Frame 1 (no input): blank canvas, image omitted
Frame 60 (the mouse pressed at the canvas centre just before this capture): blank canvas, image omitted
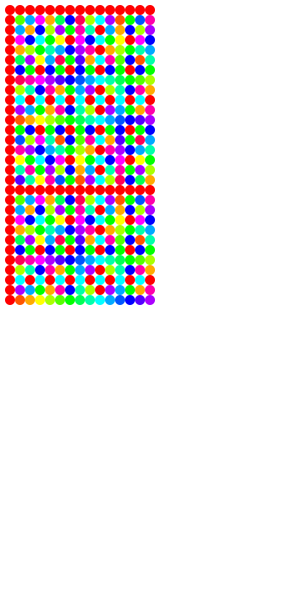
Frame 120 (the mouse held since frame 60 and released just before this capture)

The Processing sketch whose frames 1 and 60 were blank and that drew this single picture after the mouse press (run headless with seeded random() and noise(); from frame 60 on, the mouse is pressed at the canvas centre):

// Processing sketch: exercise6
// ── exercise6.pde
void setup() {
  size(300, 600);
  colorMode(HSB, 360, 100, 100); // use HSV
}

void draw() {
  background(color(0, 0, 100)); // clear the screen
  noStroke();
  for (int x = 0; x < mouseX; x += 10) { // loop through rows until mouseX
    for (int y = 0; y < mouseY; y += 10) { // loop through columns until mouseY
      fill(color(x * y % 360, 100, 100)); // set fill to random rainbowy colour
      ellipse(x + 10, y + 10, 10, 10); // draw ellipse
    }
  }
}
